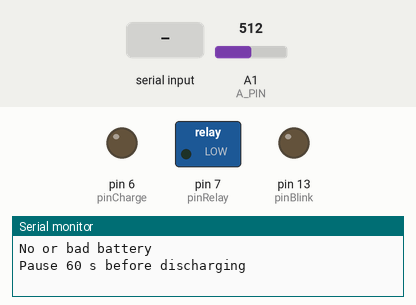
Recording of a sketch running on a simulated Arduino Uno, built with avr-gcc and run on an emulated ATmega328P. Parts: switched loads named in the sketch (green lamp = pin HIGH), output pins drawn as LEDs (lit = HIGH), the last lines printed to the serial monitor. The inputs (shaded band) are chosen by the test bench; at power-on: A1 (A_PIN) = 512.

Above: at 1.2 s.
1.3 s: "1" received over Serial
At 2.3 s:
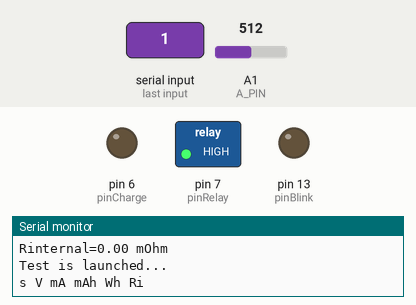
Timing chart, 0 to 8.0 s (numbered marks = the images above; inputs shaded):
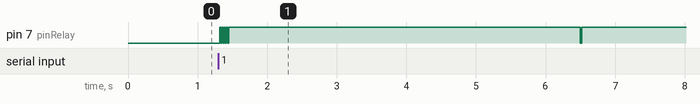

Measured:
- after the input at 1.3 s, pin 7 (pinRelay): goes 4 × (HIGH 0.02 s, LOW 0.02 s), HIGH 5.1 s, LOW 0.02 s, then HIGH, starting at once

The sketch:

battest.ino
```cpp
#define A_PIN 1
#define NUM_READS 100
#define pinRelay 7 // pin for discharger
#define pinCharge 6 // pin for charger
#define pinBlink 13 // pin for blinker
#define COND 496   // Shunt conductivity (mS), =1000/Rshunt. Defines by hardware.
#define VBG 1.095  // Real reference voltage. Defines by hardware.
#define CCURR 180  // Charge current. Defines by hardware.
#define DV 0.006   // Delta voltage for voltage peak detection, less=better but more sensitive to ADC noise
#define THRES 1.9  // Charging threshold, Volts (charging stops when cell voltage exceeds the value)

bool charging;
float Voff = 0.8;  // Voltage when discharging ends.
float I;
float deltacap;
float cap = 0;
float V;
float Vcc;
float Wh = 0;
float chp[3] = { 0.0 }; // Charge-discharge parameters
float Ri;
float Ristart;
unsigned long prevMillis;
unsigned long testStart;
unsigned long offTime;

void setup() {
  Serial.begin(9600);
  pinMode(pinRelay, OUTPUT);
  digitalWrite(pinRelay, LOW);
  charging = false;
  pinMode(pinCharge, OUTPUT);
  digitalWrite(pinCharge, LOW);
  pinMode(pinBlink, OUTPUT);
  digitalWrite(pinBlink, LOW);
}

void loop() {
  // Start charging...
  digitalWrite(pinCharge, HIGH);
  delay(4);
  if (((analogRead(A_PIN) * 5.0) / 1024.0) > THRES) {
    Serial.println("No or bad battery");  //ERROR Voltage beyond threshold. Charging will be stopped.
  } else {
    Serial.println("Charging. Press a key to start the test or wait for 16 hours");
    brkDlyCh(57600000);
    sendChData();
  }

  digitalWrite(pinCharge, LOW);

  Serial.println("Pause 60 s before discharging");
  brkDly(60000);

  Ristart = measureRi(5);
  Ri = Ristart;
  sendRi(Ristart);
  // Discharging...
  digitalWrite(pinRelay, HIGH);
  charging = true;
  Serial.println("Test is launched...");
  Serial.println("s V mA mAh Wh Ri");

  testStart = millis();
  prevMillis = testStart;
  offTime = 0;
  do {
    Vcc = (VBG * 1024.0) / readAnalog(-1);     // Get reference voltage
    V = (readAnalog(A_PIN) * Vcc) / 1024.000;  // Get cell voltage
    I = COND * V; //current calculating
    deltacap = I * (millis() - prevMillis - offTime) / 3600000000;
    prevMillis = millis();
    offTime = 0;
    cap += deltacap * 1000;  // Accumulated cell capacity mAh
    Wh += deltacap * V;      // Accumulated cell capacity Wh
    Ri = measureRi(1); // Cell internal resistance

    sendData(prevMillis - testStart);  // Sending data to terminal
  } while (V > Voff); //Do discharging while cell voltage exceeds Voff
  digitalWrite(pinRelay, LOW);
  charging = false;
  Serial.println("Test is done");
  serFlush();
  // End of testing.
  while (true) {
    // Print result to terminal by key strike...
    if (Serial.available()) {
      Serial.println("s V mA mAh Wh Ri");
      sendData(prevMillis - testStart);
      sendChData();
      sendRi(Ristart);
      serFlush();
    }
    // Blinker processing
    blink((int)(cap / 100));
  }
}

void sendData(unsigned long timedelta) {
  Serial.print(timedelta / 1000);
  Serial.print(" ");
  Serial.print(V, 3);
  Serial.print(" ");
  Serial.print(I, 1);
  Serial.print(" ");
  Serial.print(cap, 0);
  Serial.print(" ");
  Serial.print(Wh, 2);
  Serial.print(" ");
  Serial.println(Ri * 1000, 2);
}

void sendChData() {
  Serial.println("ChrgT StopT --V-- mAh Charge_result");
  Serial.print(chp[2], 0);
  Serial.print(" ");
  Serial.print(chp[0], 0);
  Serial.print(" ");
  Serial.print(chp[1], 3);
  Serial.print(" ");
  Serial.println(chp[0] * CCURR / 3600, 0);
}

void sendRi(float valRi) {
  Serial.print("Rinternal=");
  Serial.print(1000 * valRi);
  Serial.println(" mOhm");
}

float measureRi(int cnt) {
  float Udelta = 0.0;
  float Uonsum = 0.0;
  float Result;
  int Uoff;
  int Uon;
  for (int i = 0; i < cnt; i++) {
    delay(16);
    if (charging) {
      Uon = analogRead(A_PIN);
      digitalWrite(pinRelay, LOW);
      delay(16);
      Uoff = analogRead(A_PIN);
      digitalWrite(pinRelay, HIGH);
      offTime += 16;
    } else {
      Uoff = analogRead(A_PIN);
      digitalWrite(pinRelay, HIGH);
      delay(16);
      Uon = analogRead(A_PIN);
      digitalWrite(pinRelay, LOW);
    }
    Udelta += (Uoff - Uon);
    Uonsum += Uon;
  }
  if (Uonsum == 0) Result = 0;
  else Result = 1000 * Udelta / (Uonsum * COND);
  return Result;
}

float readAnalog(int pin) {
  // read multiple values and sort them to take the mode
  int sortedValues[NUM_READS];
  int value;
  for (int i = 0; i < NUM_READS; i++) {
    if (pin < 0) {
      ADMUX = _BV(REFS0) | _BV(MUX3) | _BV(MUX2) | _BV(MUX1);
      ADCSRA |= _BV(ADSC);  // Start conversion
      delay(25);
      while (bit_is_set(ADCSRA, ADSC))
        ;                   // measuring
      uint8_t low = ADCL;   // must read ADCL first - it then locks ADCH
      uint8_t high = ADCH;  // unlocks both
      value = (high << 8) | low;
    } else {
      delay(25);
      value = analogRead(pin);
    }
    int j;
    if (value < sortedValues[0] || i == 0) {
      j = 0;  //insert at first position
    } else {
      for (j = 1; j < i; j++) {
        if (sortedValues[j - 1] <= value && sortedValues[j] >= value) {
          // j is insert position
          break;
        }
      }
    }
    for (int k = i; k > j; k--) {
      // move all values higher than current reading up one position
      sortedValues[k] = sortedValues[k - 1];
    }
    sortedValues[j] = value;  //insert current reading
  }
  //return scaled mode of 10 values
  float returnval = 0;
  for (int i = NUM_READS / 2 - 5; i < (NUM_READS / 2 + 5); i++) {
    returnval += sortedValues[i];
  }
  return returnval / 10;
}

void blink(int n) {
  if (n > 100) n = 100;
  while (n > 0) {
    if (n > 9) {
      digitalWrite(pinBlink, HIGH);
      n -= 10;
      delay(625);
    } else {
      digitalWrite(pinBlink, HIGH);
      n -= 1;
      delay(125);
    }
    digitalWrite(pinBlink, LOW);
    delay(375);
  }
  delay(500);
}

void serFlush() {
  while (Serial.available()) {
    while (Serial.available()) Serial.read();
    delay(25);
  }
}

void brkDly(unsigned long time) {
  unsigned long dlyStart = millis();
  serFlush();
  while (millis() - dlyStart < time) {
    if (Serial.available()) break;
  }
  return;
}

void brkDlyCh(unsigned long time) {
	//Charge control.
	// Process breaks after 'time' millisecs
	// or if the voltage reaches THRES
	// also gets some statistics about process
	// (time when cell voltage reaches its maximum
	// and maximum voltage value)
  unsigned long dlyStart = millis();
  serFlush();
  while (millis() - dlyStart < time) {
    Vcc = (VBG * 1024.0) / readAnalog(-1);  // Gets reference voltage
    if (Serial.available()) break;
    V = (readAnalog(A_PIN) * Vcc) / 1024.000;  // Get cell voltage
    if (V > THRES) break;                      // ERROR Voltage beyond threshold.
    if (V - chp[1] >= DV) {
      chp[1] = V;
      chp[0] = (millis() - dlyStart) / 1000;
    }
  }
  chp[2] = (millis() - dlyStart) / 1000;
  return;
}
```
